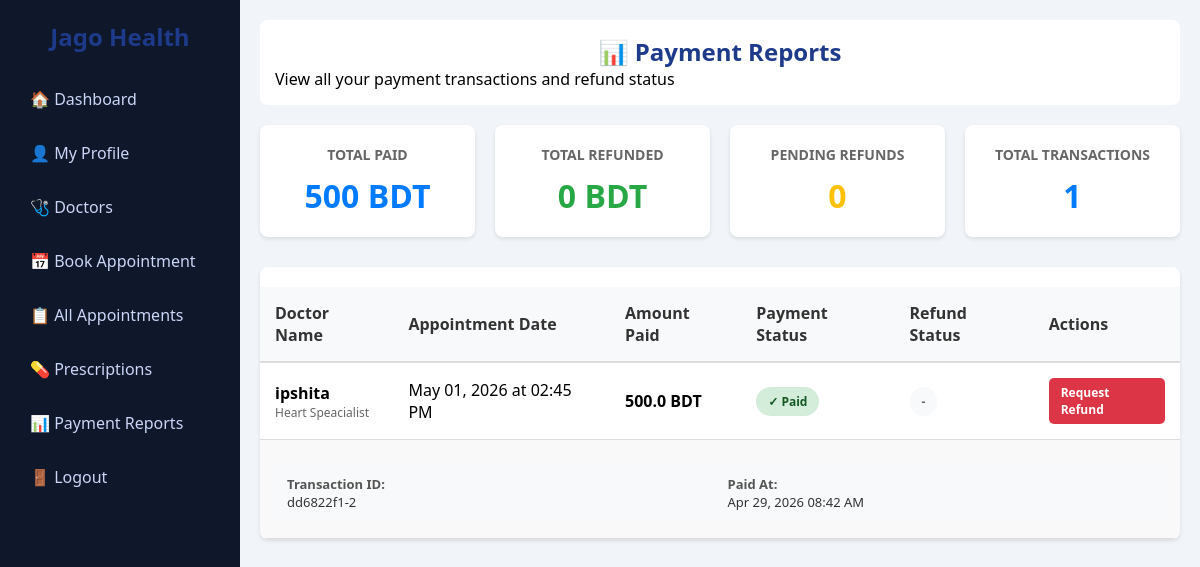
The app's page /payment-reports/ (signed in) with its own data.
### accounts/models.py (models this page shows, shortened)
class Payment(models.Model):
    REFUND_STATUS_CHOICES = (
        ('none', 'No Refund'),
        ('requested', 'Refund Requested'),
        ('approved', 'Refund Approved'),
        ('rejected', 'Refund Rejected'),
        ('completed', 'Refund Completed'),
    )
    appointment = models.OneToOneField(Appointment, on_delete=models.CASCADE)
    amount = models.FloatField(default=500)
    is_paid = models.BooleanField(default=False)
    transaction_id = models.CharField(max_length=100, blank=True)
    paid_at = models.DateTimeField(auto_now_add=True)
    refund_status = models.CharField(max_length=20, choices=REFUND_STATUS_CHOICES, default='none')
    refund_requested_at = models.DateTimeField(null=True, blank=True)
    refund_amount = models.FloatField(null=True, blank=True)
    refund_reason = models.TextField(blank=True)
    refund_admin_notes = models.TextField(blank=True)
    refund_processed_at = models.DateTimeField(null=True, blank=True)

class Appointment(models.Model):
    STATUS_CHOICES = (
        ('pending', 'Pending'),
        ('approved', 'Approved'),
        ('rejected', 'Rejected'),
        ('cancelled', 'Cancelled'),
    )
    CONSULTATION_CHOICES = (
        ('upcoming', 'Upcoming'),
        ('consulted', 'Consulted'),
        ('no-show', 'No Show'),
    )
    patient = models.ForeignKey(
        CustomUser,
        on_delete=models.CASCADE,
        related_name='patient_appointments',
        limit_choices_to={'role': 'patient'}
    )
    doctor = models.ForeignKey(
        CustomUser,
        on_delete=models.CASCADE,
        related_name='doctor_appointments',
        limit_choices_to={'role': 'doctor'}
    )
    date = models.DateField()
    time = models.TimeField()
    status = models.CharField(max_length=10, choices=STATUS_CHOICES, default='pending')
    consultation_status = models.CharField(max_length=20, choices=CONSULTATION_CHOICES, default='upcoming')
    created_at = models.DateTimeField(auto_now_add=True)

class CustomUser(AbstractUser):
    ROLE_CHOICES = (
        ('doctor', 'Doctor'),
        ('patient', 'Patient'),
        ('admin', 'Admin'),
    )
    role = models.CharField(max_length=10, choices=ROLE_CHOICES)
    phone = models.CharField(max_length=15)
    specialization = models.CharField(max_length=100, blank=True, null=True)
    age = models.IntegerField(blank=True, null=True)
    bio = models.TextField(blank=True)
    profile_image = models.ImageField(upload_to='profiles/', default='default.png')
    is_verified = models.BooleanField(default=False)

### accounts/views.py (the view)
# urls.py: path('payment-reports/', views.patient_payment_reports, name='patient_payment_reports'),
@login_required
def patient_payment_reports(request):
    payments = Payment.objects.filter(appointment__patient=request.user).select_related('appointment').order_by('-paid_at')
    total_paid = sum(p.amount for p in payments if p.is_paid)
    total_refunded = sum(p.refund_amount for p in payments if p.refund_status == 'approved')
    pending_refunds = payments.filter(refund_status='requested').count()
    context = {
        'payments': payments,
        'total_paid': total_paid,
        'total_refunded': total_refunded,
        'pending_refunds': pending_refunds,
    }
    return render(request, 'patient_payment_reports.html', context)

### templates/patient_payment_reports.html (shortened to what this page needs)
{% load static %}
<!DOCTYPE html>
<html lang="en">
<head>
    <link rel="stylesheet" href="{% static 'css/style.css' %}">
    <link rel="stylesheet" href="{% static 'css/dashboard_extra.css' %}">
</head>
<body>
<div class="dashboard">
    <div class="sidebar">
        <h2>Jago Health</h2>
        <ul>
            <li><a href="{% url 'patient_dashboard' %}">🏠 Dashboard</a></li>
            <li><a href="{% url 'profile' %}">👤 My Profile</a></li>
            <li><a href="{% url 'doctor_list' %}">🩺 Doctors</a></li>
            <li><a href="{% url 'book_appointment' %}">📅 Book Appointment</a></li>
            <li><a href="{% url 'patient_all_appointments' %}">📋 All Appointments</a></li>
            <li><a href="{% url 'patient_prescriptions' %}">💊 Prescriptions</a></li>
            <li><a href="{% url 'patient_payment_reports' %}" class="active">📊 Payment Reports</a></li>
            <li><a href="{% url 'logout' %}">🚪 Logout</a></li>
        </ul>
    </div>
    <div class="main">
        <div class="topbar">
            <h2>📊 Payment Reports</h2>
            <p>View all your payment transactions and refund status</p>
        </div>
        <div class="stats-grid">
            <div class="stat-card">
                <h4>Total Paid</h4>
                <div class="value">{{ total_paid|floatformat:0 }} BDT</div>
            </div>
            <div class="stat-card refunded">
                <h4>Total Refunded</h4>
                <div class="value">{{ total_refunded|floatformat:0 }} BDT</div>
            </div>
            <div class="stat-card pending">
                <h4>Pending Refunds</h4>
                <div class="value">{{ pending_refunds }}</div>
            </div>
            <div class="stat-card">
                <h4>Total Transactions</h4>
                <div class="value">{{ payments|length }}</div>
            </div>
        </div>
        {% if payments %}
            <div class="table-container">
                <table>
                    <thead>
                        <tr>
                            <th>Doctor Name</th>
                            <th>Appointment Date</th>
                            <th>Amount Paid</th>
                            <th>Payment Status</th>
                            <th>Refund Status</th>
                            <th>Actions</th>
                        </tr>
                    </thead>
                    <tbody>
                        {% for payment in payments %}
                            <tr>
                                <td>
                                    <strong>{{ payment.appointment.doctor.get_full_name|default:payment.appointment.doctor.username }}</strong>
                                    <div style="font-size: 12px; color: #666;">{{ payment.appointment.doctor.specialization|default:"N/A" }}</div>
                                </td>
                                <td>{{ payment.appointment.date|date:"M d, Y" }} at {{ payment.appointment.time|time:"h:i A" }}</td>
                                <td><strong>{{ payment.amount }} BDT</strong></td>
                                <td>
                                    {% if payment.is_paid %}
                                        <span class="status-badge status-paid">✓ Paid</span>
                                    {% else %}
                                        <span class="status-badge" style="background: #f8f9fa; color: #666;">⏳ Pending</span>
                                    {% endif %}
                                </td>
                                <td>
                                    {% if payment.refund_status == 'none' %}
                                        <span class="status-badge" style="background: #f8f9fa; color: #666;">-</span>
                                    {% elif payment.refund_status == 'requested' %}
                                        <span class="status-badge status-refund-requested">🕐 Requested</span>
                                    {% elif payment.refund_status == 'approved' %}
                                        <span class="status-badge status-refund-approved">✓ Approved</span>
                                    {% elif payment.refund_status == 'rejected' %}
                                        <span class="status-badge status-refund-rejected">✕ Rejected</span>
                                    {% elif payment.refund_status == 'completed' %}
                                        <span class="status-badge status-refund-completed">✓ Completed</span>
                                    {% endif %}
                                </td>
                                <td>
                                    {% if payment.refund_status == 'none' %}
                                        <a href="{% url 'request_refund' payment.appointment.id %}" class="action-btn refund-btn">Request Refund</a>
                                    {% else %}
                                        <span style="color: #999; font-size: 12px;">No action</span>
                                    {% endif %}
                                </td>
                            </tr>
                            <tr style="background: #f9f9f9;">
                                <td colspan="6">
                                    <div class="details-row">
                                        <div class="detail-item">
                                            <span class="label">Transaction ID:</span>
                                            <span class="value">{{ payment.transaction_id|default:"N/A" }}</span>
                                        </div>
                                        <div class="detail-item">
                                            <span class="label">Paid At:</span>
                                            <span class="value">{{ payment.paid_at|date:"M d, Y h:i A" }}</span>
                                        </div>
                                    </div>
                                </td>
                            </tr>
                        {% endfor %}
                    </tbody>
                </table>
            </div>
        {% else %}
            <div class="empty-state">
                <div class="empty-state-icon">📊</div>
                <h3>No Payment Records</h3>
                <p>You haven't made any payments yet. Book an appointment and complete payment to see reports.</p>
            </div>
        {% endif %}
    </div>
</div>
</body>
</html>

### static/css/style.css (style rules this page uses)
* { margin: 0; padding: 0; box-sizing: border-box; }
body { font-family: 'Segoe UI', sans-serif; background: #f8fafc; }
body { font-family: 'Segoe UI', Tahoma, Geneva, Verdana, sans-serif; background: linear-gradient(to right, #dbeafe, #f0fdf4); height: 100vh; }
.dashboard { display: flex; font-family: 'Segoe UI', sans-serif; }
.sidebar { width: 230px; height: 100vh; background: #1e293b; color: white; padding: 20px; }
.sidebar h2 { text-align: center; margin-bottom: 30px; }
.sidebar ul { list-style: none; }
.sidebar ul li { margin: 15px 0; }
.sidebar ul li a { color: #cbd5f5; text-decoration: none; display: block; padding: 10px; border-radius: 6px; transition: 0.3s; }
.main { flex: 1; background: #f1f5f9; padding: 20px; }
.topbar { background: white; padding: 15px; border-radius: 8px; margin-bottom: 20px; }
.dashboard { display: flex; height: 100vh; }
.sidebar { width: 240px; background: #0f172a; color: white; padding: 20px; }
.sidebar h2 { text-align: center; margin-bottom: 25px; }
.sidebar ul li { margin: 12px 0; }
.sidebar ul li a { color: #cbd5f5; text-decoration: none; padding: 10px; display: block; border-radius: 6px; transition: 0.3s; }
.main { flex: 1; padding: 20px; background: #f1f5f9; }
table { width: 100%; border-collapse: collapse; margin-top: 10px; }
table th, table td { padding: 10px; border-bottom: 1px solid #e2e8f0; text-align: left; }
.pending { background: #fde68a; }

### static/css/dashboard_extra.css (style rules this page uses)
body { font-family: 'Segoe UI', sans-serif; background: #f1f5f9; margin: 0; }
h2, h3 { text-align: center; color: #1e3a8a; }
table { width: 100%; border-collapse: collapse; margin-top: 20px; }
table th { background: #1e3a8a; color: white; padding: 10px; }
table td { padding: 10px; border-bottom: 1px solid #e2e8f0; }
.pending { background: #fde68a; }

### templates/patient_payment_reports.html (style rules this page uses)
.stats-grid { display: grid; grid-template-columns: repeat(auto-fit, minmax(200px, 1fr)); gap: 20px; margin-bottom: 30px; }
.stat-card { background: white; padding: 20px; border-radius: 8px; box-shadow: 0 2px 4px rgba(0,0,0,0.1); text-align: center; }
.stat-card h4 { margin: 0 0 10px 0; color: #666; font-size: 14px; text-transform: uppercase; font-weight: 600; }
.stat-card .value { font-size: 32px; font-weight: bold; color: #007bff; }
.stat-card.refunded .value { color: #28a745; }
.stat-card.pending .value { color: #ffc107; }
.table-container { background: white; border-radius: 8px; overflow: hidden; box-shadow: 0 2px 4px rgba(0,0,0,0.1); }
.table-container table { width: 100%; border-collapse: collapse; }
.table-container th { background: #f8f9fa; padding: 15px; text-align: left; font-weight: 600; color: #333; border-bottom: 2px solid #ddd; }
.table-container td { padding: 15px; border-bottom: 1px solid #ddd; }
.status-badge { padding: 6px 12px; border-radius: 20px; font-size: 12px; font-weight: 600; display: inline-block; }
.status-paid { background: #d4edda; color: #155724; }
.action-btn { padding: 6px 12px; background: #007bff; color: white; border: none; border-radius: 5px; cursor: pointer; font-size: 12px; font-weight: 600; text-decoration: none; display: inline-block; transition: background 0.3s; }
.refund-btn { background: #dc3545; }
.details-row { display: grid; grid-template-columns: repeat(auto-fit, minmax(250px, 1fr)); gap: 15px; background: #f8f9fa; padding: 12px; border-radius: 5px; margin-top: 8px; }
.detail-item { font-size: 13px; }
.detail-item .label { font-weight: 600; color: #555; display: block; }
.detail-item .value { color: #333; margin-top: 3px; }

### records on screen
Payment: appointment.doctor.get_full_name "ipshita", appointment.doctor.specialization "Heart Speacialist", appointment "May 01, 2026", appointment.time "02:45 PM", amount "500.0", is_paid "✓ Paid", refund_status "Request Refund", transaction_id "dd6822f1-2", paid_at "Apr 29, 2026 08:42 AM"

### other values on screen
{{ total_paid|floatformat:0 }} "500"
{{ total_refunded|floatformat:0 }} "0"
{{ pending_refunds }} "0"
{{ payments|length }} "1"
